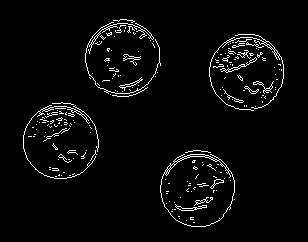
#> input picture HW8/img_hough_circle.tif, 308 x 242 px
$ python problem3.py   (older library calls are emulated)
#> lines starting #> are read from the running program, lines starting #| are printed output that depends on the picture; after the words box and inside, x2 and y2 are one past the last pixel; in counts of white or black regions, pixels touching at a corner belong together
### HW8/ball.py
#Athanasios Athanassiadis Jan 2012
import numpy as np
from scipy.misc import imsave

#define various metrics for distances
def euclid_dist(pt1, pt2=[0]):
    #convert input into useful np.array datatype
    pt1 = np.array(pt1)
    pt2 = np.array(pt2)
    #make sure the points have the same dimensionality, or that one is a constant
    if pt2.ndim==0: pt2 = np.array([pt2])
    if (pt1.ndim == pt2.ndim) or (pt2.ndim == 1):
        return np.sqrt(sum((pt1-pt2)**2))
    else:
        print 'euclid_dist: distance not computable.  please give two points with the same dimensions'
        return 0

# [19 lines left out: functions four_dist, eight_dist, not called in this run]

#dictionary of distance algorithms for easy user access later
distalgs = {'euclid': euclid_dist, '4': four_dist, '8': eight_dist}

#draw a ball
#shell can be specified by outer radius and thickness (default thickness 1px)
#or by two bounding radii
#uses matrix coordinates (row,col)
def make_ball(r, shell=1, r2=None, bgsize=(32,32), center=None, dmetric='euclid', ret='mask'):
    #make sure the desired distance algorithm is valid
    if dmetric not in distalgs:
        dmetric = 'euclid'
        print 'make_ball: invalid metric. proceeding with euclidean metric'

    dist = distalgs[dmetric]

    #initialize input variables to array datatype (np.array)
    #set center to middle of image if not specified
    bgsize = np.array(bgsize)
    if center==None:
        center = bgsize/2

    #init image
    img = np.zeros(bgsize)

    #compute distances to center
    for x in range(bgsize[0]):
        for y in range(bgsize[1]):
            img[x,y] = dist((x,y), center)

    #create binary mask based on distances
    if r2 == None:
        mask = (img <= r) * (img > r-shell)
    else:
        mask = (img <= max([r, r2])) * (img > min([r,r2]))

    #if desired, only return distance map, else just return mask
    if ret=='img':
        return img
    else:
        return mask

#resample an image evenly into newshape
# [78 lines left out: functions resample, im2rl, rl2im, im2qt, not called in this run]

### HW8/circhough.py
# Athanasios Athanassiadis Feb 2012
import numpy as np
from ball import make_ball

def hough(im, R):
    '''
     return Hough transform of a binary image containing circles of radius R
     the axes in the Hough transform represent the a and b center coords
     of a circle given by the equation:

        (x - a)**2 + (y - b)**2 = R**2

     for each 'on' point, p0, in the binary image, the set of centers of
     circles that could pass through p0 is represented by a circle of
     radius R about p0.  Therefore, for each 'on' point in the image, p0,
     I will add a circle of radius R centered at p0 to the accumulator

    '''
    circ = make_ball(R,shell=1,bgsize=(2*R+1,2*R+1)).astype(int)
    # create accumulator with shape of image since we can only vary the centers
    L,W = im.shape
    acc = np.zeros(im.shape)
    for i in range(L):
        for j in range(W):
            if im[i,j]==1:
                # if near the edges, appropriately crop the circle
                if i<R:
                    i_min = 0
                    crop_top = R - i
                    i_max = i + R
                    crop_bottom = 2 * R
                elif i>L-R:
                    i_min = i - R
                    crop_top = 0
                    i_max = L
                    crop_bottom = L - 1 - i - R
                else:
                    i_min = i - R
                    crop_top = 0
                    i_max = i + R
                    crop_bottom = 2 * R

                if j<R:
                    j_min = 0
                    crop_left = R - j
                    j_max = j + R
                    crop_right = 2 * R
                elif j>W-R:
                    j_min = j - R
                    crop_left = 0
                    j_max = W
                    crop_right = W - 1 - j - R
                else:
                    j_min = j - R
                    crop_left = 0
                    j_max = j + R
                    crop_right = 2 * R

                # add circle centered at i,j to accumulator
                acc[i_min:i_max,j_min:j_max] += circ[crop_top:crop_bottom,
                                                     crop_left:crop_right]

    return acc

### HW8/problem3.py
# Athanasios Athanassiadis Feb 2012
from circhough import *
from scipy.misc import imread
from pylab import cm, imsave

im = imread('img_hough_circle.tif')
#> im is the input picture: shape (242, 308); 3.6% white in thin lines or dots, all inside (x1, y1, x2, y2) = (23, 19, 284, 227)
ht = hough(im/255.,38)
#> after the loop in hough, `for i in range(L):`:
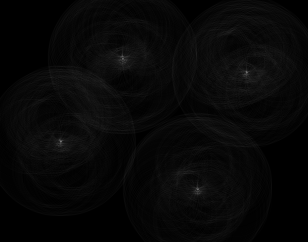
#> acc: shape (242, 308) float64; min 0, max 118, mean 7.4

thresh = 75
im_inv = hough(ht>thresh,38)
#> call 2 of hough, with R = 38
#> after the loop in hough (call 2), `for i in range(L):`:
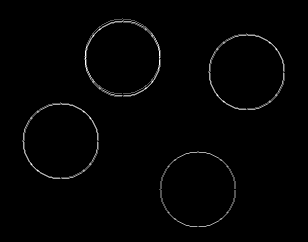
#> acc: shape (242, 308) float64; min 0, max 3, mean 0.0351; drawn with min black and max white

imsave('hough_t.png', ht, cmap = cm.copper)
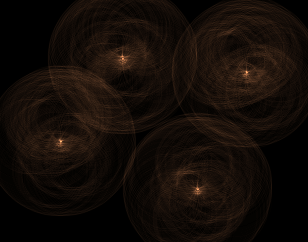
#> saved as hough_t.png: shape (242, 308, 3); mean R, G, B 18.9, 11.8, 7.2
imsave('inverse_hough.png',5*im_inv+im/255, cmap=cm.spectral)
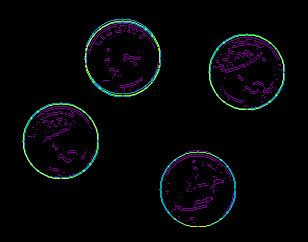
#> saved as inverse_hough.png: shape (242, 308, 3); mean R, G, B 4.5, 4.9, 6.9
